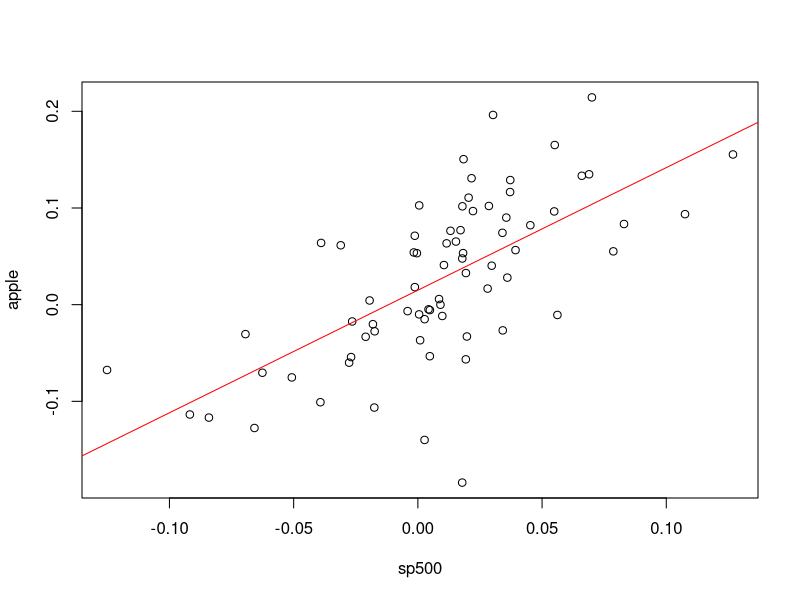
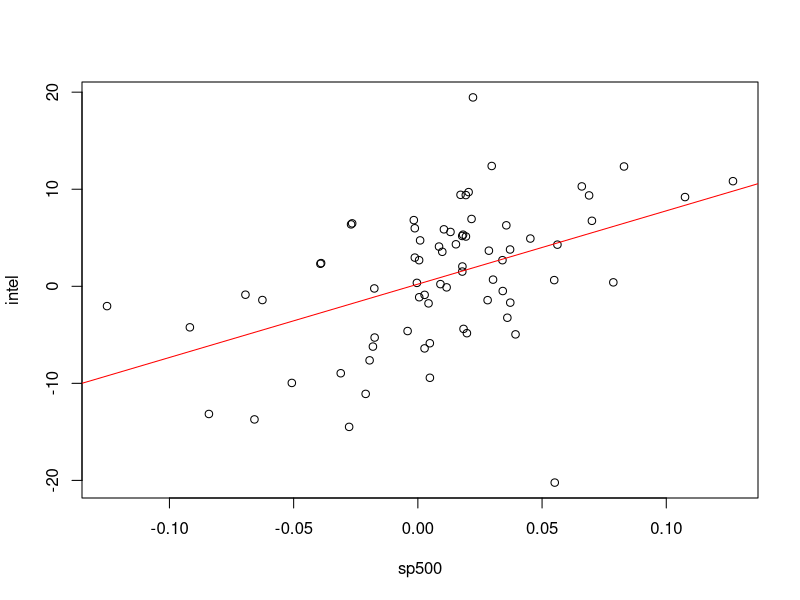
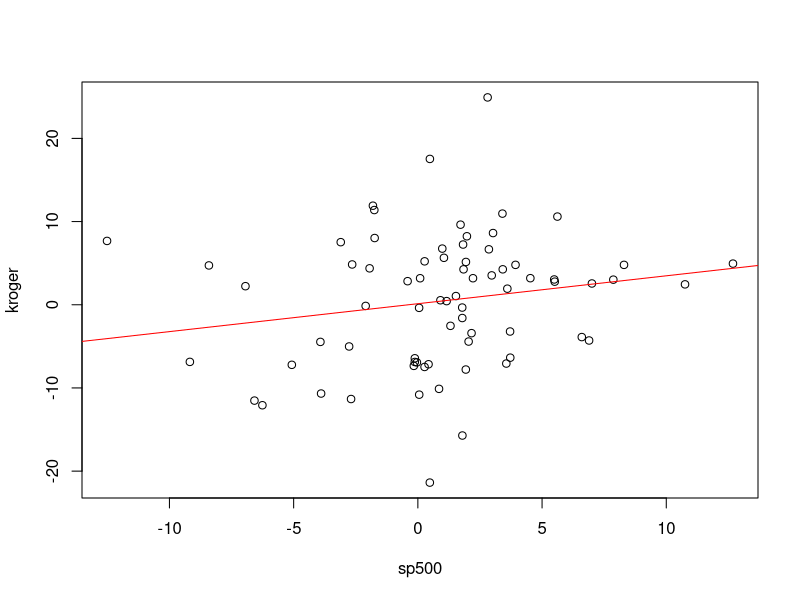

Write R code to recreate these figures, in order.
## ---- chunk 1
rm(list=ls(all=TRUE)) #clears memory
options(digits=12) #keeps 12 digits in memory, otherwise summary statistics may be off due to rounding
## ---- chunk 2
sr_Data <- read.csv("stocks_return.csv", header=TRUE) # imports and renames dataset
sr_Data <- sr_Data[-1,] # remove one row
sr_Data #print data

## ---- chunk 3
colnames(sr_Data) #print column name from the data
## ---- chunk 4
spmean <- round( mean(sr_Data[,"SR.SP.500"]), 1) # computes the mean and rounds it to the one decimal
applemean <- round( mean(sr_Data[,"SR.AAPL"]), 1)
intelmean <- round( mean(sr_Data[,"SR.INTC"]), 1)
krogermean <- round( mean(sr_Data[,"SR.KR"]), 1)
spmean
applemean
intelmean
krogermean

## ---- chunk 5
spsd <- round( sqrt(var(sr_Data[,"SR.SP.500"])), 1) # computes the SD and rounds it to the one decimal
applesd <- round( sqrt(var(sr_Data[,"SR.AAPL"])), 1)
intelsd <- round( sqrt(var(sr_Data[,"SR.INTC"])), 1)
krogersd <- round( sqrt(var(sr_Data[,"SR.KR"])), 1)
spsd
applesd
intelsd
spsd
## ---- chunk 6
#Geometric Mean for SP500
str(sr_Data$SR.SP500_Return) # confirm that variable called Return is numeric
sr_Data <- transform(sr_Data, returnplus1 = SR.SP500_Return + 1)
geomeanreturn <- exp(mean(log(sr_Data$returnplus1))) - 1

gm_sp500 <- round(geomeanreturn * 100, 1) 
gm_sp500
## ---- chunk 7
#Geometric Mean for APPL
str(sr_Data$SR.AAPL_Return) # confirm that variable called Return is numeric
sr_Data <- transform(sr_Data, returnplus1 = SR.AAPL_Return + 1)
geomeanreturn <- exp(mean(log(sr_Data$returnplus1))) - 1
gm_apple <- round(geomeanreturn * 100, 1)
gm_apple
## ---- chunk 8
#Geometric Mean of INTC
str(sr_Data$SR.INTC_Return) # confirm that variable called Return is numeric
sr_Data <- transform(sr_Data, returnplus1 = SR.INTC_Return + 1)
geomeanreturn <- exp(mean(log(sr_Data$returnplus1))) - 1
gm_intel <- round(geomeanreturn * 100, 1)
gm_intel

## ---- chunk 9
#Geometric Mean of KR
str(sr_Data$SR.KR_Return) # confirm that variable called Return is numeric
sr_Data <- transform(sr_Data, returnplus1 = SR.KR_Return + 1)
geomeanreturn <- exp(mean(log(sr_Data$returnplus1))) - 1
geomeanreturn
gm_kroger <- round(geomeanreturn * 100, 1)
gm_kroger
## ---- chunk 10
sp500 <- sr_Data[,"SR.SP500_Return"] #no number before comma means select all rows
apple <- sr_Data[,"SR.AAPL_Return"]
## ---- chunk 11
mod.1 <- lm(apple ~ sp500)
summary(mod.1)
betaAAPL <- mod.1$coefficients[2]
round(betaAAPL,1)
## ---- chunk 12
plot(sp500, apple)
abline(mod.1, col="red")
## ---- chunk 13
sp500 <- sr_Data[,"SR.SP500_Return"] #no number before comma means select all rows
intel <- sr_Data[,"SR.INTC"]
## ---- chunk 14
mod.1 <- lm(intel ~ sp500)
summary(mod.1)
betaINTC <- mod.1$coefficients[2]
round(betaINTC, 1)

## ---- chunk 15
plot(sp500, intel)
abline(mod.1, col="red")
## ---- chunk 16
sp500 <- sr_Data[,"SR.SP.500"] #no number before comma means select all rows
kroger <- sr_Data[,"SR.KR"]
## ---- chunk 17
mod.1 <- lm(kroger ~ sp500) 
summary(mod.1)
betaKR <- mod.1$coefficients[2]
round(betaKR,1)

## ---- chunk 18
plot(sp500, kroger)
abline(mod.1, col="red")
## ---- chunk 19
#for SP500
round(coef_var_sp500 <- spsd / spmean, 1)
#for apple
round(coef_var_aapl <- applesd / applemean, 1)
#for intel
round(coef_var_intc <- intelsd / intelmean , 1)
#for kroger
round(coef_var_kroger <- krogersd / krogermean, 1)

